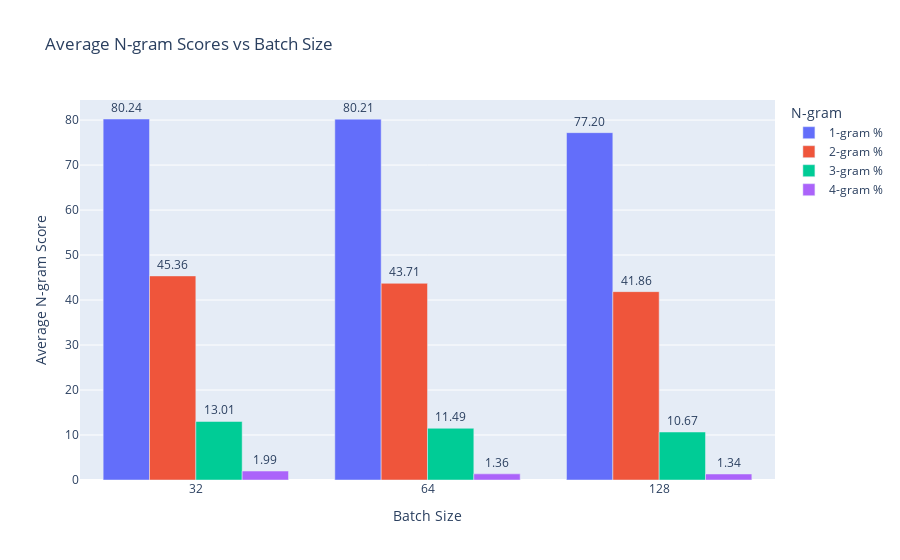
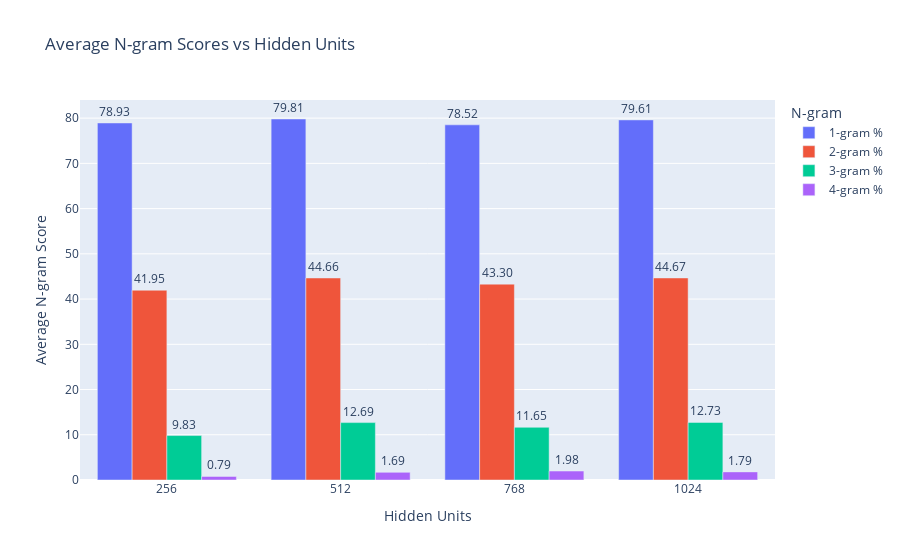
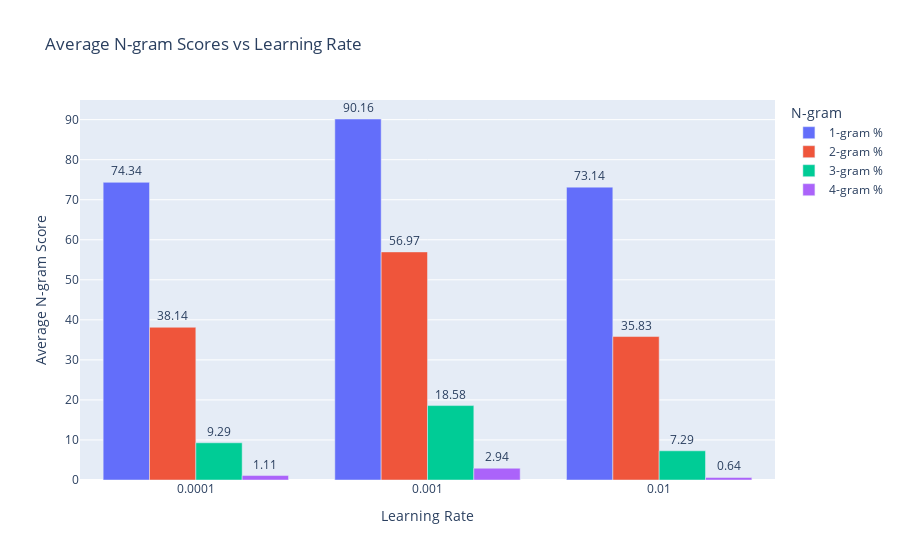

The notebook cell saved with these charts, in order:
### Markdown cell above
### Impact on N-gram Scores

### Code cell
ngram_cols = ['1-gram %', '2-gram %', '3-gram %', '4-gram %']

for hp in hyperparameters:
    # Group by the hyperparameter and calculate mean for all N-gram scores
    avg_ngram_by_hp = df.groupby(hp)[ngram_cols].mean().reset_index()
    
    # Melt the dataframe to long format for plotting
    avg_bleu_melted = avg_ngram_by_hp.melt(id_vars=hp, 
                                         value_vars=ngram_cols, 
                                         var_name='N-gram', 
                                         value_name='Average N-gram Score')
    
    # Plotting
    fig_title = f'Average N-gram Scores vs {hp.replace("_", " ").title()}'
    fig = px.bar(avg_bleu_melted, x=hp, y='Average N-gram Score', 
                 color='N-gram', barmode='group', 
                 title=fig_title, 
                 text_auto='.2f')
    
    fig.update_layout(xaxis_title=hp.replace("_", " ").title())
    fig.update_traces(textposition='outside') # Position text outside bars
    fig.update_xaxes(type='category') # Treat hyperparameter values as categorical
    fig.show()

### Figure 1 — Plotly figure (JSON) as saved in the notebook; plotly's stock layout.template omitted (floating-point values rounded to 4 significant figures)
{"data": [{"alignmentgroup": "True", "hovertemplate": "N-gram=1-gram %<br>batch_size=%{x}<br>Average N-gram Score=%{y}<extra></extra>", "legendgroup": "1-gram %", "marker": {"color": "#636efa", "pattern": {"shape": ""}}, "name": "1-gram %", "offsetgroup": "1-gram %", "orientation": "v", "showlegend": true, "textposition": "outside", "texttemplate": "%{y:.2f}", "type": "bar", "x": [32, 64, 128], "xaxis": "x", "y": [80.24, 80.21, 77.2], "yaxis": "y"}, {"alignmentgroup": "True", "hovertemplate": "N-gram=2-gram %<br>batch_size=%{x}<br>Average N-gram Score=%{y}<extra></extra>", "legendgroup": "2-gram %", "marker": {"color": "#EF553B", "pattern": {"shape": ""}}, "name": "2-gram %", "offsetgroup": "2-gram %", "orientation": "v", "showlegend": true, "textposition": "outside", "texttemplate": "%{y:.2f}", "type": "bar", "x": [32, 64, 128], "xaxis": "x", "y": [45.36, 43.71, 41.86], "yaxis": "y"}, {"alignmentgroup": "True", "hovertemplate": "N-gram=3-gram %<br>batch_size=%{x}<br>Average N-gram Score=%{y}<extra></extra>", "legendgroup": "3-gram %", "marker": {"color": "#00cc96", "pattern": {"shape": ""}}, "name": "3-gram %", "offsetgroup": "3-gram %", "orientation": "v", "showlegend": true, "textposition": "outside", "texttemplate": "%{y:.2f}", "type": "bar", "x": [32, 64, 128], "xaxis": "x", "y": [13.01, 11.49, 10.67], "yaxis": "y"}, {"alignmentgroup": "True", "hovertemplate": "N-gram=4-gram %<br>batch_size=%{x}<br>Average N-gram Score=%{y}<extra></extra>", "legendgroup": "4-gram %", "marker": {"color": "#ab63fa", "pattern": {"shape": ""}}, "name": "4-gram %", "offsetgroup": "4-gram %", "orientation": "v", "showlegend": true, "textposition": "outside", "texttemplate": "%{y:.2f}", "type": "bar", "x": [32, 64, 128], "xaxis": "x", "y": [1.99, 1.363, 1.336], "yaxis": "y"}], "layout": {"barmode": "group", "legend": {"title": {"text": "N-gram"}, "tracegroupgap": 0}, "title": {"text": "Average N-gram Scores vs Batch Size"}, "xaxis": {"anchor": "y", "domain": [0, 1], "title": {"text": "Batch Size"}, "type": "category"}, "yaxis": {"anchor": "x", "domain": [0, 1], "title": {"text": "Average N-gram Score"}}}}

### Figure 2 — Plotly figure (JSON) as saved in the notebook; plotly's stock layout.template omitted (floating-point values rounded to 4 significant figures)
{"data": [{"alignmentgroup": "True", "hovertemplate": "N-gram=1-gram %<br>hidden_units=%{x}<br>Average N-gram Score=%{y}<extra></extra>", "legendgroup": "1-gram %", "marker": {"color": "#636efa", "pattern": {"shape": ""}}, "name": "1-gram %", "offsetgroup": "1-gram %", "orientation": "v", "showlegend": true, "textposition": "outside", "texttemplate": "%{y:.2f}", "type": "bar", "x": [256, 512, 768, 1024], "xaxis": "x", "y": [78.93, 79.81, 78.52, 79.61], "yaxis": "y"}, {"alignmentgroup": "True", "hovertemplate": "N-gram=2-gram %<br>hidden_units=%{x}<br>Average N-gram Score=%{y}<extra></extra>", "legendgroup": "2-gram %", "marker": {"color": "#EF553B", "pattern": {"shape": ""}}, "name": "2-gram %", "offsetgroup": "2-gram %", "orientation": "v", "showlegend": true, "textposition": "outside", "texttemplate": "%{y:.2f}", "type": "bar", "x": [256, 512, 768, 1024], "xaxis": "x", "y": [41.95, 44.66, 43.3, 44.67], "yaxis": "y"}, {"alignmentgroup": "True", "hovertemplate": "N-gram=3-gram %<br>hidden_units=%{x}<br>Average N-gram Score=%{y}<extra></extra>", "legendgroup": "3-gram %", "marker": {"color": "#00cc96", "pattern": {"shape": ""}}, "name": "3-gram %", "offsetgroup": "3-gram %", "orientation": "v", "showlegend": true, "textposition": "outside", "texttemplate": "%{y:.2f}", "type": "bar", "x": [256, 512, 768, 1024], "xaxis": "x", "y": [9.826, 12.69, 11.65, 12.73], "yaxis": "y"}, {"alignmentgroup": "True", "hovertemplate": "N-gram=4-gram %<br>hidden_units=%{x}<br>Average N-gram Score=%{y}<extra></extra>", "legendgroup": "4-gram %", "marker": {"color": "#ab63fa", "pattern": {"shape": ""}}, "name": "4-gram %", "offsetgroup": "4-gram %", "orientation": "v", "showlegend": true, "textposition": "outside", "texttemplate": "%{y:.2f}", "type": "bar", "x": [256, 512, 768, 1024], "xaxis": "x", "y": [0.7887, 1.688, 1.98, 1.795], "yaxis": "y"}], "layout": {"barmode": "group", "legend": {"title": {"text": "N-gram"}, "tracegroupgap": 0}, "title": {"text": "Average N-gram Scores vs Hidden Units"}, "xaxis": {"anchor": "y", "domain": [0, 1], "title": {"text": "Hidden Units"}, "type": "category"}, "yaxis": {"anchor": "x", "domain": [0, 1], "title": {"text": "Average N-gram Score"}}}}

### Figure 3 — Plotly figure (JSON) as saved in the notebook; plotly's stock layout.template omitted (floating-point values rounded to 4 significant figures)
{"data": [{"alignmentgroup": "True", "hovertemplate": "N-gram=1-gram %<br>learning_rate=%{x}<br>Average N-gram Score=%{y}<extra></extra>", "legendgroup": "1-gram %", "marker": {"color": "#636efa", "pattern": {"shape": ""}}, "name": "1-gram %", "offsetgroup": "1-gram %", "orientation": "v", "showlegend": true, "textposition": "outside", "texttemplate": "%{y:.2f}", "type": "bar", "x": [0.0001, 0.001, 0.01], "xaxis": "x", "y": [74.34, 90.16, 73.14], "yaxis": "y"}, {"alignmentgroup": "True", "hovertemplate": "N-gram=2-gram %<br>learning_rate=%{x}<br>Average N-gram Score=%{y}<extra></extra>", "legendgroup": "2-gram %", "marker": {"color": "#EF553B", "pattern": {"shape": ""}}, "name": "2-gram %", "offsetgroup": "2-gram %", "orientation": "v", "showlegend": true, "textposition": "outside", "texttemplate": "%{y:.2f}", "type": "bar", "x": [0.0001, 0.001, 0.01], "xaxis": "x", "y": [38.14, 56.97, 35.83], "yaxis": "y"}, {"alignmentgroup": "True", "hovertemplate": "N-gram=3-gram %<br>learning_rate=%{x}<br>Average N-gram Score=%{y}<extra></extra>", "legendgroup": "3-gram %", "marker": {"color": "#00cc96", "pattern": {"shape": ""}}, "name": "3-gram %", "offsetgroup": "3-gram %", "orientation": "v", "showlegend": true, "textposition": "outside", "texttemplate": "%{y:.2f}", "type": "bar", "x": [0.0001, 0.001, 0.01], "xaxis": "x", "y": [9.294, 18.58, 7.292], "yaxis": "y"}, {"alignmentgroup": "True", "hovertemplate": "N-gram=4-gram %<br>learning_rate=%{x}<br>Average N-gram Score=%{y}<extra></extra>", "legendgroup": "4-gram %", "marker": {"color": "#ab63fa", "pattern": {"shape": ""}}, "name": "4-gram %", "offsetgroup": "4-gram %", "orientation": "v", "showlegend": true, "textposition": "outside", "texttemplate": "%{y:.2f}", "type": "bar", "x": [0.0001, 0.001, 0.01], "xaxis": "x", "y": [1.112, 2.938, 0.6386], "yaxis": "y"}], "layout": {"barmode": "group", "legend": {"title": {"text": "N-gram"}, "tracegroupgap": 0}, "title": {"text": "Average N-gram Scores vs Learning Rate"}, "xaxis": {"anchor": "y", "domain": [0, 1], "title": {"text": "Learning Rate"}, "type": "category"}, "yaxis": {"anchor": "x", "domain": [0, 1], "title": {"text": "Average N-gram Score"}}}}
